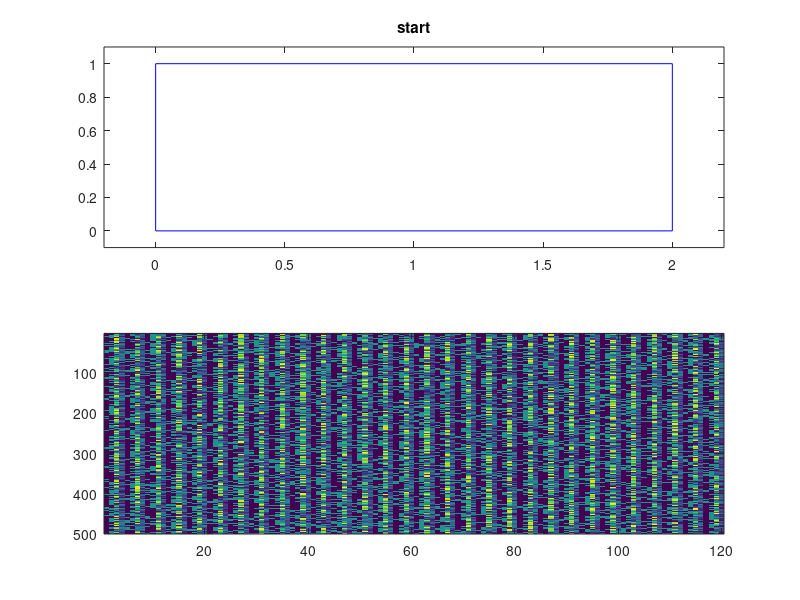

Write MATLAB code to recreate this figure. (Note: this script raises an error after producing the figure.)
% main box sizes:
a=2; % sarà T
b=1; % sarà M
% M>>T quindi contenitore più alto che largo 

Nb=30; %Numero massimo di scatole che posso contenere

%% funzione che mi genera la grandezza dei rettangoli
% random boxes sizes:
mab =mean([a b]);
aa = 0.05*mab+0.3*mab*rand(1,Nb); %larghezza è una matrice
bb=0.05*mab+0.3*mab*rand(1,Nb); %altezza

%% INIZIALIZZAZIONE

m2 = min([aa bb]/2); % smallest half-size
AA=aa.*bb; % boxes areas %PROFITTO


penalty = 0.1*a*b;
nac=0.5; % negative area coefficient

N=500;  % population size
ng=100; % PROCESSI DA ALLOCARE

pmpe=0.05; % places exchange mutation probability
pmbj=0.01; % big gauss jump
pmsj=0.02; % small gauss jump
pmrr=0.05; % random rotation
pmvi=0.05; % random visible/invisible
pmne=0.1; % move to nearest adge

%% PLOT
figure;
%ha1=axes;
ha1=subplot(2,1,1);
plot([0 a a 0 0], [0 0 b b 0],'b-');
xlim([-0.1*a 1.1*a]);
ylim([-0.1*b 1.1*b]);
set(ha1,'NextPlot','add');
ht=title(ha1,'start');
ha2=subplot(2,1,2);
drawnow;
%%

%set_cl; % set color table cl to plot boxes with different colors %sticazzi

%%
% random initial population:
G=zeros(N,4*Nb); %matrice righe colonne
Gch=zeros(N,4*Nb); % children

%% come istanzia la prima soluzione
for Nc=1:N % for each individual % N numero di generazioni di G1
    G1=zeros(4,Nb); % one individual  %Nb è il numero di colonne
    
    % G1(1,i)=1 if i-box is visible
    % G1(2,i)=1 if i-box is rotated at 90 degrees
    % G1(3,i) - x-coordinate of i-box center
    % G1(4,i) - y-coordinate of i-box center

    G1(1,:)=double(rand(1,Nb)<0.2); %probabilità che escano 0 o 1 (<0.2)
    G1(2,:)=double(rand(1,Nb)<0.5);
    
    G1(3,:)=m2+(a-m2)*rand(1,Nb);
    G1(4,:)=m2+(b-m2)*rand(1,Nb);
    
    G(Nc,:)=(G1(:))'; % (G1(:))' converts matrix to row-vector
end

hi=imagesc(G,'parent',ha2);
drawnow;



Gpr1=zeros(4,Nb);
Gpr2=zeros(4,Nb); % two parents
Gch1=zeros(4,Nb);
Gch2=zeros(4,Nb); % two children
%%


for ngc=1:ng % generations counting
    % find fitnesses: %funzione obiettivo
    fitnesses=zeros(N,1);
    for Nc=1:N % for each individual
        G1(:)=(G(Nc,:))';
        vis=G1(1,:);
        ind=find(vis); %ritorna gli indici del vettore "vis" ed è esso stesso un vettore
        L=length(ind); % mi dice quanti sono gli indici 
        
        if L>0
            %only visible:
            rot=G1(2,ind); % rotazione 
            x=G1(3,ind);
            y=G1(4,ind);
            
            if L==1
                aaa=aa(ind); %riporta il vettore aa eliminando gli elementi nulli di vis 
                bbb=bb(ind);
                if rot % se entra qua dentro, cambia larghezza con altezza
                    tmp=aaa; 
                    aaa=bbb;
                    bbb=tmp;
                end
                A0=AA(ind); % box area %crea le i-esime scatole
                x1=max([x-aaa/2  0]); 
                y1=max([y-bbb/2  0]); % dimesioni max e min scatola corrente
                x2=min([x+aaa/2  a]);
                y2=min([y+bbb/2  b]);
           
            %%%%%%%%%%%%%%%%%%%%%%%%%%%%%    
                % x1 - x2,  y1 - y2 is box (part of current box) that inside main box
                if (x1>=x2)||(y1>=y2)
                    A=0; % box that inside main box area %per forza 
                else
                    A=(x2-x1)*(y2-y1); % box that inside main box area
                end
                %if A<A0 % if not fully inside main box
                if (aaa/2<=x)&&(x<=a-aaa/2)&&(bbb/2<=y)&&(y<=b-bbb/2) % if filly inside
                    fitness=A;
                else
                    fitness=A-nac*(A0-A)-penalty;
                end
                    
            else
                fitness=0;
                ispen=false; % true if penality
                
                % check cross with main box:
                % add boxes arreas and strong subtract out areas:
                for n=1:L % for each box
                    ind1=ind(n);
                    aaa=aa(ind1);
                    bbb=bb(ind1);
                    if rot(n) % se entra qua dentro, cambia larghezza con altezza
                        tmp=aaa;
                        aaa=bbb;
                        bbb=tmp;
                    end
                    A0=AA(ind1); % box area
                    x1=max([x(n)-aaa/2  0]);
                    y1=max([y(n)-bbb/2  0]);
                    x2=min([x(n)+aaa/2  a]);
                    y2=min([y(n)+bbb/2  b]);
                    % x1 - x2,  y1 - y2 is box (part of current box) that inside main box
                    if (x1>=x2)||(y1>=y2)
                        A=0; % box that inside main box area
                    else
                        A=(x2-x1)*(y2-y1); % box that inside main box area
                    end
                    %if A<A0 % if not fully inside main box
                        %fitness=fitness + A-nac*(A0-A);
                        %ispen=true; % penality
                    %else
                        %fitness=fitness + A;
                    %end
                    
                    if (aaa/2<=x(n))&&(x(n)<=a-aaa/2)&&(bbb/2<=y(n))&&(y(n)<=b-bbb/2) % if filly inside
                        fitness=fitness + A;
                    else
                        fitness=fitness + A-nac*(A0-A);
                        ispen=true; % penality
                    end
                    
                end
                
                % for each pair of boxes:
                for n1=1:L-1
                    ind1=ind(n1);
                    aaa1=aa(ind1);
                    bbb1=bb(ind1);
                    if rot(n1)
                        tmp=aaa1;
                        aaa1=bbb1;
                        bbb1=tmp;
                    end
                    A1=AA(ind1);
                    x1=x(n1);
                    y1=y(n1); % position of 1st box of pair
                    for n2=n1+1:L
                        ind2=ind(n2);
                        aaa2=aa(ind2);
                        bbb2=bb(ind2);
                        if rot(n2)
                            tmp=aaa2;
                            aaa2=bbb2;
                            bbb2=tmp;
                        end
                        A2=AA(ind2);
                        x2=x(n2);
                        y2=y(n2); % position of 2nd box of pair
                        dx=abs(x1-x2);
                        dy=abs(y1-y2); % distancies
                        a12=(aaa1/2+aaa2/2);
                        b12=(bbb1/2+bbb2/2);
                        if (dx<a12)&&(dy<b12) % if cross
                            ispen=true;
                            Ac=(a12-dx)*(b12-dy); % area of cross
                            fitness=fitness-Ac-Ac; % becuse area of n1 and n2 was added fully
                            fitness=fitness-2*nac*Ac;
                        end

                    end
                end
                
                if ispen
                    fitness=fitness-penalty;
                end
        
            end
        else
            fitness=0;
        end
        fitnesses(Nc)=fitness;
    end
    
    [fb bi]=max(fitnesses); % best
    
    % plot best:
    G1(:)=(G(bi,:))';
    Gb=G(bi,:); % best
    if mod(ngc,10)==0
        cla(ha1);
        Atmp=0;
        for Nbc=1:Nb
            vis1=G1(1,Nbc);
            if vis1
                rot1=G1(2,Nbc);
                aaa=aa(Nbc);
                bbb=bb(Nbc);
                if rot1
                    tmp=aaa;
                    aaa=bbb;
                    bbb=tmp;
                end
                x=G1(3,Nbc);
                y=G1(4,Nbc);
                plot([x-aaa/2  x+aaa/2  x+aaa/2  x-aaa/2  x-aaa/2],...
                     [y-bbb/2  y-bbb/2  y+bbb/2  y+bbb/2  y-bbb/2],...
                     '-','color',cl(Nbc,:),...
                     'parent',ha1);
                hold on;
                Atmp=Atmp+aaa*bbb;
            end
        end
        plot([0 a a 0 0], [0 0 b b 0],'b-','parent',ha1);
        xlim(ha1,[-0.1*a 1.1*a]);
        ylim(ha1,[-0.1*b 1.1*b]);
        
        set(hi,'Cdata',G);
        
        nvb=length(find(G1(1,:))); % number of visible boxes
        
        set(ht,'string',[' generation: ' num2str(ngc)  ', boxes: ' num2str(nvb) ', area: ' num2str(fb)]);
        
        drawnow;
    end
    
    
    % prepare for crossover, selection:
    fmn=min(fitnesses);
    fst=std(fitnesses);
    if fst<1e-7
        fst=1e-7;
    end
    fmn1=fmn-0.01*fst; % little low then minimum
    P=fitnesses-fmn1; % positive values
    p=P/sum(P); % probabilities
    ii=roulette_wheel_indexes(N,p);
    Gp=G(ii,:); % parents
    
    % crossover:
    for n=1:2:N
        pr1=Gp(n,:);
        pr2=Gp(n+1,:); % two parents
        % in matrix form:
        Gpr1(:)=pr1'; 
        Gpr2(:)=pr2';
        
        for Nbc=1:Nb
            
            % visibility:
            if rand<0.5
                Gch1(1,Nbc)=Gpr1(1,Nbc);
            else
                Gch1(1,Nbc)=Gpr2(1,Nbc);
            end
            if rand<0.5
                Gch2(1,Nbc)=Gpr1(1,Nbc);
            else
                Gch2(1,Nbc)=Gpr2(1,Nbc);
            end
            
            % rotation:
            if rand<0.5
                Gch1(2,Nbc)=Gpr1(2,Nbc);
            else
                Gch1(2,Nbc)=Gpr2(2,Nbc);
            end
            if rand<0.5
                Gch2(2,Nbc)=Gpr1(2,Nbc);
            else
                Gch2(2,Nbc)=Gpr2(2,Nbc);
            end
            
            % position:
            % child 1:
            %i3=ceil(3*rand);
            %i3=roulette_wheel_indexes(1,[0.2 0.4 0.4]);
            i3=1+ceil(2*rand);
            switch i3
                case 1 % get mean position
                    Gch1(3,Nbc)=(Gpr1(3,Nbc)+Gpr2(3,Nbc))/2;
                    Gch1(4,Nbc)=(Gpr1(4,Nbc)+Gpr2(4,Nbc))/2;
                case 2 %get position of parent 1
                    Gch1(3,Nbc)=Gpr1(3,Nbc);
                    Gch1(4,Nbc)=Gpr1(4,Nbc);
                case 3 %get position of parent 2
                    Gch1(3,Nbc)=Gpr2(3,Nbc);
                    Gch1(4,Nbc)=Gpr2(4,Nbc);
            end
            % child 2:
            %i3=ceil(3*rand);
            %i3=roulette_wheel_indexes(1,[0.2 0.4 0.4]);
            i3=1+ceil(2*rand);
            switch i3
                case 1 % get mean position
                    Gch2(3,Nbc)=(Gpr1(3,Nbc)+Gpr2(3,Nbc))/2;
                    Gch2(4,Nbc)=(Gpr1(4,Nbc)+Gpr2(4,Nbc))/2;
                case 2 %get position of parent 1
                    Gch2(3,Nbc)=Gpr1(3,Nbc);
                    Gch2(4,Nbc)=Gpr1(4,Nbc);
                case 3 %get position of parent 2
                    Gch2(3,Nbc)=Gpr2(3,Nbc);
                    Gch2(4,Nbc)=Gpr2(4,Nbc);
            end
            
            
        end
        ch1=(Gch1(:))';
        ch2=(Gch2(:))';
        Gch(n,:)=ch1;
        Gch(n+1,:)=ch2;
        
        
    end
    G=Gch; % now children
    
    % mutations:
    % places exchange
    for Nc=1:N % for each individual
        if rand<pmpe
            G1(:)=(G(Nc,:))';
            ir1=ceil(Nb*rand);
            ir2=ceil(Nb*rand);
            tmp1=G1(3:4,ir1);
            G1(3:4,ir1)=G1(3:4,ir2);
            G1(3:4,ir2)=tmp1;
            G(Nc,:)=(G1(:))';
        end
    end
    
    % big gauss jump:
    for Nc=1:N % for each individual
        if rand<pmbj
            G1(:)=(G(Nc,:))';
            ir=ceil(Nb*rand);
            G1(3:4,ir)=G1(3:4,ir)+[0.05*a*randn;
                                   0.05*b*randn];
            G(Nc,:)=(G1(:))';
        end
    end
    
    % small gauss jump:
    for Nc=1:N % for each individual
        if rand<pmsj
            G1(:)=(G(Nc,:))';
            ir=ceil(Nb*rand);
            G1(3:4,ir)=G1(3:4,ir)+[0.005*a*randn;
                                   0.005*b*randn];
            G(Nc,:)=(G1(:))';
        end
    end
    
    % random rotation:
    for Nc=1:N % for each individual
        if rand<pmrr
            G1(:)=(G(Nc,:))';
            ir=ceil(Nb*rand);
            G1(2,ir)=double(rand<0.5);
            G(Nc,:)=(G1(:))';
        end
    end
    
    % random visible/invisible:
    for Nc=1:N % for each individual
        if rand<pmvi
            G1(:)=(G(Nc,:))';
            ir=ceil(Nb*rand);
            G1(1,ir)=double(rand<0.5);
            G(Nc,:)=(G1(:))';
        end
    end
    
    % move to nearest edge:
    for Nc=1:N % for each individual
        if rand<pmne
            G1(:)=(G(Nc,:))';
            ir=ceil(Nb*rand); % random small box
            rv=find((G1(1,:))&((1:Nb)~=Nc)); % find rest visible
            if rand<0.5
                % to veritcile edge
                eax=[G1(3,rv)-aa(rv)/2  G1(3,rv)+aa(rv)/2  0  a]; % edge xs
                deax=[(G1(3,ir)-aa(ir)/2) - eax  (G1(3,ir)+aa(ir)/2) - eax]; % distancies
                [dmn indm]=min(abs(deax));
                G1(3,ir)=G1(3,ir)-deax(indm);
            else
                % to horizontal edge
                eay=[G1(4,rv)-bb(rv)/2  G1(4,rv)+bb(rv)/2  0  b]; % edge ys
                deay=[(G1(4,ir)-bb(ir)/2) - eay  (G1(4,ir)+bb(ir)/2) - eay]; % distancies
                [dmn indm]=min(abs(deay));
                G1(4,ir)=G1(4,ir)-deay(indm);
            end
        end
    end
    
    
    
    % ellitism:
    G(1,:)=Gb;
    

    
    
    
end

